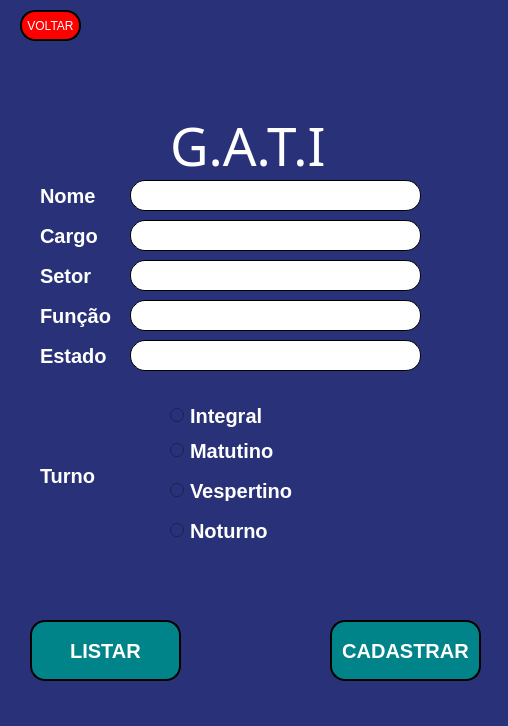
<?xml version="1.0" encoding="UTF-8"?>
<ui version="4.0">
 <class>MainWindow</class>
 <widget class="QMainWindow" name="MainWindow">
  <property name="geometry">
   <rect>
    <x>0</x>
    <y>0</y>
    <width>508</width>
    <height>726</height>
   </rect>
  </property>
  <property name="font">
   <font>
    <stylestrategy>NoAntialias</stylestrategy>
   </font>
  </property>
  <property name="cursor">
   <cursorShape>BusyCursor</cursorShape>
  </property>
  <property name="windowTitle">
   <string>MainWindow</string>
  </property>
  <property name="styleSheet">
   <string notr="true">background-color: rgb(41, 50, 120);</string>
  </property>
  <widget class="QWidget" name="centralwidget">
   <widget class="QLabel" name="label">
    <property name="geometry">
     <rect>
      <x>170</x>
      <y>110</y>
      <width>191</width>
      <height>71</height>
     </rect>
    </property>
    <property name="font">
     <font>
      <family>Fast Hand</family>
      <pointsize>40</pointsize>
     </font>
    </property>
    <property name="cursor">
     <cursorShape>BusyCursor</cursorShape>
    </property>
    <property name="styleSheet">
     <string notr="true">color: rgb(255, 255, 255);</string>
    </property>
    <property name="text">
     <string>G.A.T.I</string>
    </property>
   </widget>
   <widget class="QLabel" name="label_2">
    <property name="geometry">
     <rect>
      <x>40</x>
      <y>180</y>
      <width>81</width>
      <height>31</height>
     </rect>
    </property>
    <property name="font">
     <font>
      <family>MS Sans Serif</family>
      <pointsize>15</pointsize>
      <bold>true</bold>
     </font>
    </property>
    <property name="styleSheet">
     <string notr="true">color: rgb(255, 255, 255);</string>
    </property>
    <property name="text">
     <string>Nome</string>
    </property>
   </widget>
   <widget class="QLabel" name="label_3">
    <property name="geometry">
     <rect>
      <x>40</x>
      <y>220</y>
      <width>81</width>
      <height>31</height>
     </rect>
    </property>
    <property name="font">
     <font>
      <family>MS Sans Serif</family>
      <pointsize>15</pointsize>
      <bold>true</bold>
     </font>
    </property>
    <property name="styleSheet">
     <string notr="true">color: rgb(255, 255, 255);</string>
    </property>
    <property name="text">
     <string>Cargo</string>
    </property>
   </widget>
   <widget class="QLabel" name="label_4">
    <property name="geometry">
     <rect>
      <x>40</x>
      <y>260</y>
      <width>141</width>
      <height>31</height>
     </rect>
    </property>
    <property name="font">
     <font>
      <family>MS Sans Serif</family>
      <pointsize>15</pointsize>
      <bold>true</bold>
     </font>
    </property>
    <property name="styleSheet">
     <string notr="true">color: rgb(255, 255, 255);</string>
    </property>
    <property name="text">
     <string>Setor</string>
    </property>
   </widget>
   <widget class="QLineEdit" name="lineEdit">
    <property name="geometry">
     <rect>
      <x>130</x>
      <y>180</y>
      <width>291</width>
      <height>31</height>
     </rect>
    </property>
    <property name="styleSheet">
     <string notr="true">background-color: rgb(255, 255, 255);
border-radius: 15px;
border-style: outset;
border-width: 1px;</string>
    </property>
   </widget>
   <widget class="QLineEdit" name="lineEdit_2">
    <property name="geometry">
     <rect>
      <x>130</x>
      <y>220</y>
      <width>291</width>
      <height>31</height>
     </rect>
    </property>
    <property name="styleSheet">
     <string notr="true">background-color: rgb(255, 255, 255);
border-radius: 15px;
border-style: outset;
border-width: 1px;</string>
    </property>
   </widget>
   <widget class="QLineEdit" name="lineEdit_3">
    <property name="geometry">
     <rect>
      <x>130</x>
      <y>260</y>
      <width>291</width>
      <height>31</height>
     </rect>
    </property>
    <property name="styleSheet">
     <string notr="true">background-color: rgb(255, 255, 255);
border-radius: 15px;
border-style: outset;
border-width: 1px;</string>
    </property>
    <property name="text">
     <string/>
    </property>
   </widget>
   <widget class="QRadioButton" name="radioButton">
    <property name="geometry">
     <rect>
      <x>170</x>
      <y>400</y>
      <width>141</width>
      <height>31</height>
     </rect>
    </property>
    <property name="font">
     <font>
      <pointsize>15</pointsize>
      <bold>true</bold>
     </font>
    </property>
    <property name="cursor">
     <cursorShape>PointingHandCursor</cursorShape>
    </property>
    <property name="styleSheet">
     <string notr="true">color: rgb(255, 255, 255);</string>
    </property>
    <property name="text">
     <string>Integral</string>
    </property>
   </widget>
   <widget class="QRadioButton" name="radioButton_2">
    <property name="geometry">
     <rect>
      <x>170</x>
      <y>440</y>
      <width>131</width>
      <height>21</height>
     </rect>
    </property>
    <property name="font">
     <font>
      <pointsize>15</pointsize>
      <bold>true</bold>
     </font>
    </property>
    <property name="cursor">
     <cursorShape>PointingHandCursor</cursorShape>
    </property>
    <property name="styleSheet">
     <string notr="true">color: rgb(255, 255, 255);</string>
    </property>
    <property name="text">
     <string>Matutino</string>
    </property>
   </widget>
   <widget class="QLabel" name="label_5">
    <property name="geometry">
     <rect>
      <x>40</x>
      <y>450</y>
      <width>101</width>
      <height>51</height>
     </rect>
    </property>
    <property name="font">
     <font>
      <pointsize>15</pointsize>
      <bold>true</bold>
     </font>
    </property>
    <property name="styleSheet">
     <string notr="true">color: rgb(255, 255, 255);</string>
    </property>
    <property name="text">
     <string>Turno</string>
    </property>
   </widget>
   <widget class="QPushButton" name="pushButton">
    <property name="geometry">
     <rect>
      <x>330</x>
      <y>620</y>
      <width>151</width>
      <height>61</height>
     </rect>
    </property>
    <property name="font">
     <font>
      <pointsize>15</pointsize>
      <bold>true</bold>
     </font>
    </property>
    <property name="cursor">
     <cursorShape>PointingHandCursor</cursorShape>
    </property>
    <property name="styleSheet">
     <string notr="true">background-color: rgb(0, 132, 137);
color: rgb(255, 255, 255);
border-style: outset;
border-width: 2px;
border-radius: 15px;
border-color: black;</string>
    </property>
    <property name="text">
     <string>CADASTRAR</string>
    </property>
   </widget>
   <widget class="QPushButton" name="pushButton_2">
    <property name="geometry">
     <rect>
      <x>30</x>
      <y>620</y>
      <width>151</width>
      <height>61</height>
     </rect>
    </property>
    <property name="font">
     <font>
      <pointsize>15</pointsize>
      <bold>true</bold>
     </font>
    </property>
    <property name="cursor">
     <cursorShape>PointingHandCursor</cursorShape>
    </property>
    <property name="styleSheet">
     <string notr="true">background-color: rgb(0, 132, 137);
color: rgb(255, 255, 255);
border-style: outset;
border-width: 2px;
border-radius: 15px;
border-color: black;</string>
    </property>
    <property name="text">
     <string>LISTAR</string>
    </property>
   </widget>
   <widget class="QLabel" name="label_6">
    <property name="geometry">
     <rect>
      <x>210</x>
      <y>10</y>
      <width>111</width>
      <height>101</height>
     </rect>
    </property>
    <property name="text">
     <string/>
    </property>
    <property name="pixmap">
     <pixmap>disdal (1).png</pixmap>
    </property>
   </widget>
   <widget class="QLabel" name="label_7">
    <property name="geometry">
     <rect>
      <x>40</x>
      <y>300</y>
      <width>141</width>
      <height>31</height>
     </rect>
    </property>
    <property name="font">
     <font>
      <family>MS Sans Serif</family>
      <pointsize>15</pointsize>
      <bold>true</bold>
     </font>
    </property>
    <property name="styleSheet">
     <string notr="true">color: rgb(255, 255, 255);</string>
    </property>
    <property name="text">
     <string>Função</string>
    </property>
   </widget>
   <widget class="QRadioButton" name="radioButton_3">
    <property name="geometry">
     <rect>
      <x>170</x>
      <y>480</y>
      <width>131</width>
      <height>21</height>
     </rect>
    </property>
    <property name="font">
     <font>
      <pointsize>15</pointsize>
      <bold>true</bold>
     </font>
    </property>
    <property name="cursor">
     <cursorShape>PointingHandCursor</cursorShape>
    </property>
    <property name="styleSheet">
     <string notr="true">color: rgb(255, 255, 255);</string>
    </property>
    <property name="text">
     <string>Vespertino</string>
    </property>
   </widget>
   <widget class="QRadioButton" name="radioButton_4">
    <property name="geometry">
     <rect>
      <x>170</x>
      <y>520</y>
      <width>131</width>
      <height>21</height>
     </rect>
    </property>
    <property name="font">
     <font>
      <pointsize>15</pointsize>
      <bold>true</bold>
     </font>
    </property>
    <property name="cursor">
     <cursorShape>PointingHandCursor</cursorShape>
    </property>
    <property name="styleSheet">
     <string notr="true">color: rgb(255, 255, 255);</string>
    </property>
    <property name="text">
     <string>Noturno</string>
    </property>
   </widget>
   <widget class="QLineEdit" name="lineEdit_4">
    <property name="geometry">
     <rect>
      <x>130</x>
      <y>300</y>
      <width>291</width>
      <height>31</height>
     </rect>
    </property>
    <property name="styleSheet">
     <string notr="true">background-color: rgb(255, 255, 255);
border-radius: 15px;
border-style: outset;
border-width: 1px;</string>
    </property>
    <property name="text">
     <string/>
    </property>
   </widget>
   <widget class="QLabel" name="label_8">
    <property name="geometry">
     <rect>
      <x>40</x>
      <y>340</y>
      <width>141</width>
      <height>31</height>
     </rect>
    </property>
    <property name="font">
     <font>
      <family>MS Sans Serif</family>
      <pointsize>15</pointsize>
      <bold>true</bold>
     </font>
    </property>
    <property name="styleSheet">
     <string notr="true">color: rgb(255, 255, 255);</string>
    </property>
    <property name="text">
     <string>Estado</string>
    </property>
   </widget>
   <widget class="QLineEdit" name="lineEdit_5">
    <property name="geometry">
     <rect>
      <x>130</x>
      <y>340</y>
      <width>291</width>
      <height>31</height>
     </rect>
    </property>
    <property name="styleSheet">
     <string notr="true">background-color: rgb(255, 255, 255);
border-radius: 15px;
border-style: outset;
border-width: 1px;</string>
    </property>
    <property name="text">
     <string/>
    </property>
   </widget>
   <widget class="QPushButton" name="pushButton_3">
    <property name="geometry">
     <rect>
      <x>20</x>
      <y>10</y>
      <width>61</width>
      <height>31</height>
     </rect>
    </property>
    <property name="cursor">
     <cursorShape>PointingHandCursor</cursorShape>
    </property>
    <property name="styleSheet">
     <string notr="true">background-color: rgb(255, 0, 0);
color: rgb(255, 255, 255);
border-style: outset;
border-width: 2px;
border-radius: 15px;
border-color: black;</string>
    </property>
    <property name="text">
     <string>VOLTAR</string>
    </property>
   </widget>
  </widget>
  <widget class="QStatusBar" name="statusbar"/>
 </widget>
 <resources/>
 <connections/>
</ui>
